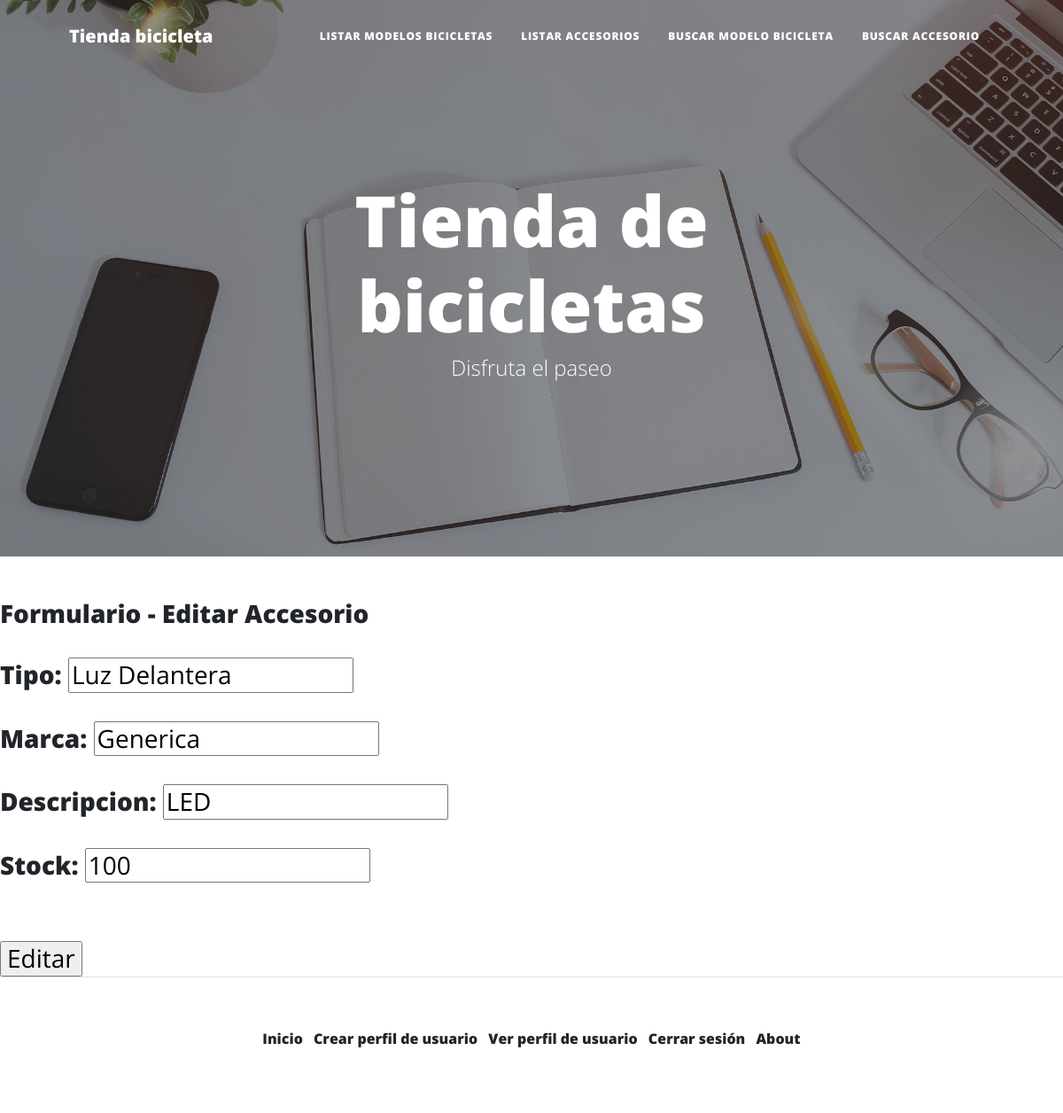
Before: /stock/editar_accesorio/Generica/Luz Delantera (signed in) with the older database file.
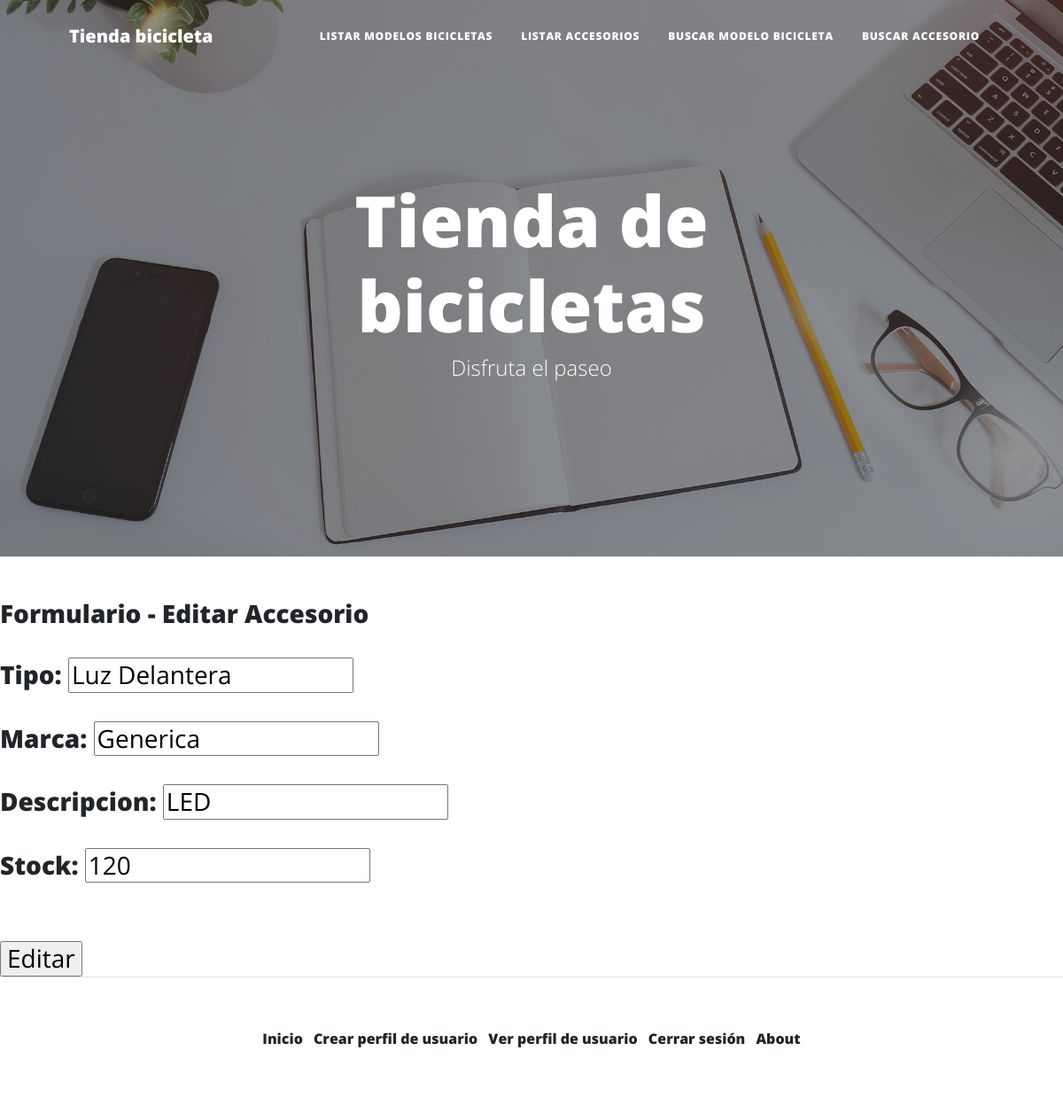
After: the same page with the newer database file.
### appStock/models.py (models this page shows, shortened)
class Accesorio(models.Model):
    tipo = models.CharField(max_length=20)
    marca = models.CharField(max_length=20)
    descripcion = models.TextField(max_length=100)
    stock = models.IntegerField()

### appStock/views.py (the view)
# urls.py: path('editar_accesorio/<str:marca_accesorio>/<str:tipo_accesorio>', editar_accesorio, name='editar_accesorio'),
@staff_member_required
def editar_accesorio(request, marca_accesorio, tipo_accesorio):
    accesorio = Accesorio.objects.get( marca = marca_accesorio, tipo = tipo_accesorio)
    formulario = AccesorioFormulario(request.POST)
    if formulario.is_valid():
        datos = formulario.cleaned_data
        accesorio.tipo = datos["tipo"]
        accesorio.marca = datos["marca"]
        accesorio.descripcion = datos["descripcion"]
        accesorio.stock = datos ['stock']
        accesorio.save()
        return render(request, 'index.html', {"mensaje":"Accesorio " + accesorio.tipo + " modificado correctamente"})
    else:
        datos_iniciales = {'tipo': accesorio.tipo, 'marca': accesorio.marca, 'descripcion': accesorio.descripcion, 'stock': accesorio.stock}
        formulario = AccesorioFormulario(initial=datos_iniciales)
        return render(request, 'stock/editar_accesorio.html', {'formulario': formulario })

### appStock/forms.py
class AccesorioFormulario(forms.Form):
    tipo = forms.CharField()
    marca = forms.CharField()
    descripcion = forms.CharField()
    stock = forms.IntegerField()

### templates/Stock/editar_accesorio.html (shortened to what this page needs)
{% extends "base.html" %}
{% load static %}
{% block contenido %}
<body>
    <h3> Formulario  -  Editar Accesorio </h3s>
        <br>
<form action='' method="post">
    <table>
        {{formulario.as_p}}
    </table>
    <br>
    <input type="submit" value="Editar">
</form>
</body>
{% endblock %}

Changed rows visible on the page:
changed Accesorio "Luz Delantera": stock "100" → "120"
